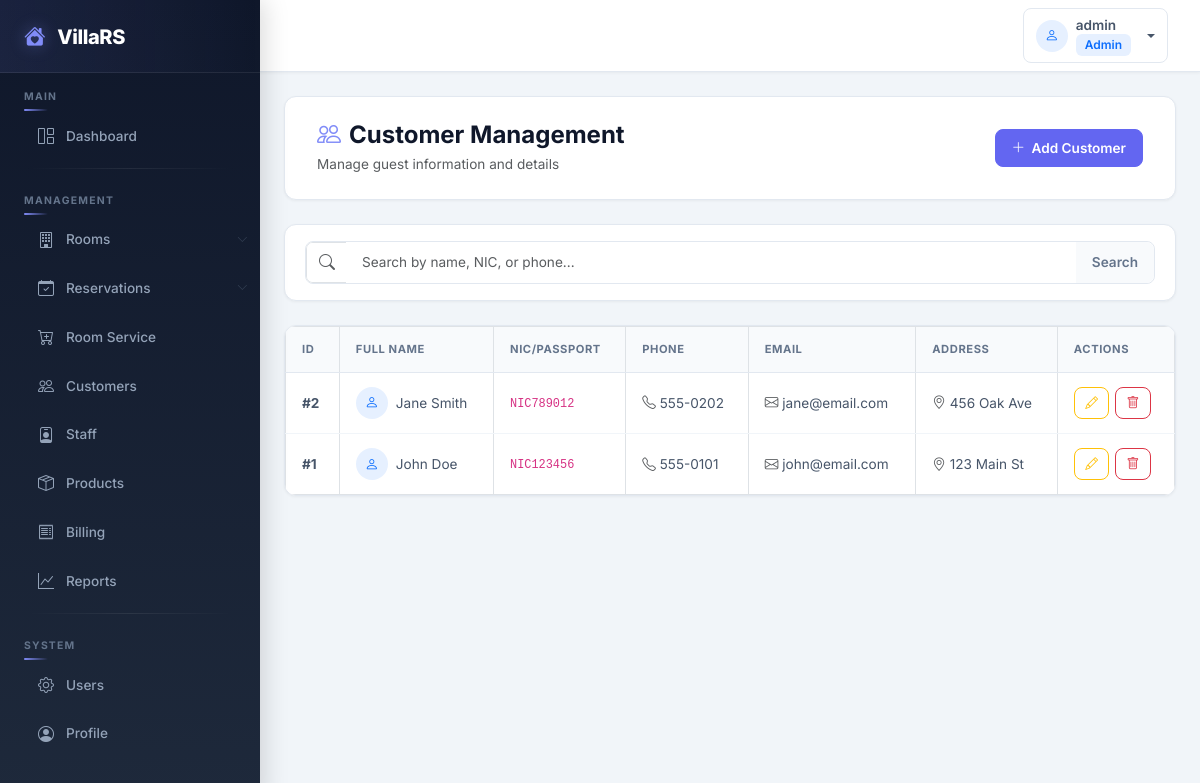
Screenshot of /modules/customers/index.php (signed in) with the database file from the repository.
### tables this page shows
CREATE TABLE IF NOT EXISTS customers (
    id INT AUTO_INCREMENT PRIMARY KEY,
    full_name VARCHAR(200) NOT NULL,
    nic_passport VARCHAR(100) NOT NULL,
    phone VARCHAR(20) NOT NULL,
    email VARCHAR(100) DEFAULT NULL,
    address TEXT DEFAULT NULL,
    created_at TIMESTAMP DEFAULT CURRENT_TIMESTAMP
);

### modules/customers/index.php (the view, shortened to what this page needs)
<?php
require_once '../../config/database.php';
include '../../includes/header.php';
include '../../includes/sidebar.php';
$search = '';
$where = '';
$customers = mysqli_query($conn, "SELECT * FROM customers $where ORDER BY id DESC");
?>
<div id="page-content-wrapper" class="container-fluid p-4">
    <div class="page-header">
        <div class="d-flex justify-content-between align-items-center flex-wrap gap-3">
            <div>
                <h2><i class="bi bi-people"></i> Customer Management</h2>
                <p class="text-muted mb-0 mt-1" style="font-size: 0.85rem;">Manage guest information and details</p>
            </div>
            <a href="create.php" class="btn btn-primary"><i class="bi bi-plus-lg"></i> Add Customer</a>
        </div>
    </div>
    <div class="search-box">
        <form method="GET">
            <div class="input-group">
                <span class="input-group-text bg-white border-end-0"><i class="bi bi-search text-muted"></i></span>
                <input type="text" name="search" class="form-control border-start-0" placeholder="Search by name, NIC, or phone..." value="<?= htmlspecialchars($search) ?>">
                <button class="btn btn-outline-secondary" type="submit">Search</button>
            </div>
        </form>
    </div>
    <div class="table-container">
        <div class="table-responsive">
            <table class="table">
                <thead>
                    <tr>
                        <th>ID</th><th>Full Name</th><th>NIC/Passport</th><th>Phone</th><th>Email</th><th>Address</th><th>Actions</th>
                    </tr>
                </thead>
                <tbody>
                    <?php while ($c = mysqli_fetch_assoc($customers)): ?>
                    <tr>
                        <td><strong>#<?= $c['id'] ?></strong></td>
                        <td>
                            <div class="d-flex align-items-center gap-2">
                                <div class="bg-primary bg-opacity-10 text-primary rounded-circle d-flex align-items-center justify-content-center" style="width: 32px; height: 32px;">
                                    <i class="bi bi-person"></i>
                                </div>
                                <?= htmlspecialchars($c['full_name']) ?>
                            </div>
                        </td>
                        <td><code><?= htmlspecialchars($c['nic_passport']) ?></code></td>
                        <td><i class="bi bi-telephone text-muted me-1"></i><?= htmlspecialchars($c['phone']) ?></td>
                        <td><i class="bi bi-envelope text-muted me-1"></i><?= htmlspecialchars($c['email']) ?></td>
                        <td><i class="bi bi-geo-alt text-muted me-1"></i><?= htmlspecialchars($c['address']) ?></td>
                        <td>
                            <div class="action-btns">
                                <a href="edit.php?id=<?= $c['id'] ?>" class="btn btn-sm btn-outline-warning" title="Edit"><i class="bi bi-pencil"></i></a>
                                <a href="delete.php?id=<?= $c['id'] ?>" class="btn btn-sm btn-outline-danger" onclick="return confirm('Are you sure?')" title="Delete"><i class="bi bi-trash"></i></a>
                            </div>
                        </td>
                    </tr>
                    <?php endwhile; ?>
                </tbody>
            </table>
        </div>
    </div>
</div>
<?php include '../../includes/footer.php'; ?>

### assets/css/style.css (style rules this page uses)
body { font-family: 'Inter', sans-serif; background-color: #f1f5f9; color: #1e293b; }
#page-content-wrapper { width: 100%; min-width: 0; margin-left: 260px; transition: margin-left 0.3s ease; }
.page-header { background: #fff; border-radius: 12px; padding: 1.5rem 2rem; margin-bottom: 1.5rem; box-shadow: 0 1px 3px rgba(0, 0, 0, 0.05); border: 1px solid #e2e8f0; }
.page-header h2 { font-size: 1.5rem; font-weight: 700; color: #0f172a; margin: 0; display: flex; align-items: center; gap: 0.5rem; }
.page-header h2 i { color: #818cf8; }
.table-container { background: #fff; border-radius: 12px; border: 1px solid #e2e8f0; box-shadow: 0 1px 3px rgba(0, 0, 0, 0.05); overflow: hidden; }
.table { margin-bottom: 0; }
.table thead th { background: #f8fafc; color: #64748b; font-size: 0.7rem; text-transform: uppercase; letter-spacing: 0.05em; font-weight: 700; padding: 0.875rem 1rem; border-bottom: 1px solid #e2e8f0; }
.table tbody td { padding: 0.875rem 1rem; vertical-align: middle; color: #475569; border-bottom: 1px solid #f1f5f9; font-size: 0.85rem; }
.table tbody tr:last-child td { border-bottom: none; }
.btn { border-radius: 8px; font-weight: 600; font-size: 0.85rem; padding: 0.5rem 1rem; transition: all 0.2s ease; display: inline-flex; align-items: center; gap: 0.4rem; }
.btn-primary { background: #6366f1; border-color: #6366f1; }
.btn-sm { padding: 0.35rem 0.65rem; font-size: 0.8rem; }
.form-control, .form-select { border-radius: 8px; border: 1px solid #e2e8f0; padding: 0.6rem 0.875rem; font-size: 0.85rem; transition: all 0.2s ease; }
.search-box { background: #fff; border-radius: 12px; padding: 1rem 1.25rem; border: 1px solid #e2e8f0; box-shadow: 0 1px 3px rgba(0, 0, 0, 0.05); margin-bottom: 1.5rem; }
.search-box .input-group { border: 1px solid #e2e8f0; border-radius: 8px; overflow: hidden; }
.search-box .form-control { border: none; padding: 0.65rem 1rem; }
.search-box .btn { border: none; background: #f8fafc; color: #64748b; }
.action-btns { display: flex; gap: 0.35rem; flex-wrap: wrap; }

### rows the page displays
customers: id "2", full_name "Jane Smith", nic_passport "NIC789012", phone "555-0202", email "jane@email.com", address "456 Oak Ave"
customers: id "1", full_name "John Doe", nic_passport "NIC123456", phone "555-0101", email "john@email.com", address "123 Main St"

### other values shown
$_SESSION['username'] "admin"
$_SESSION['role'] "Admin"
